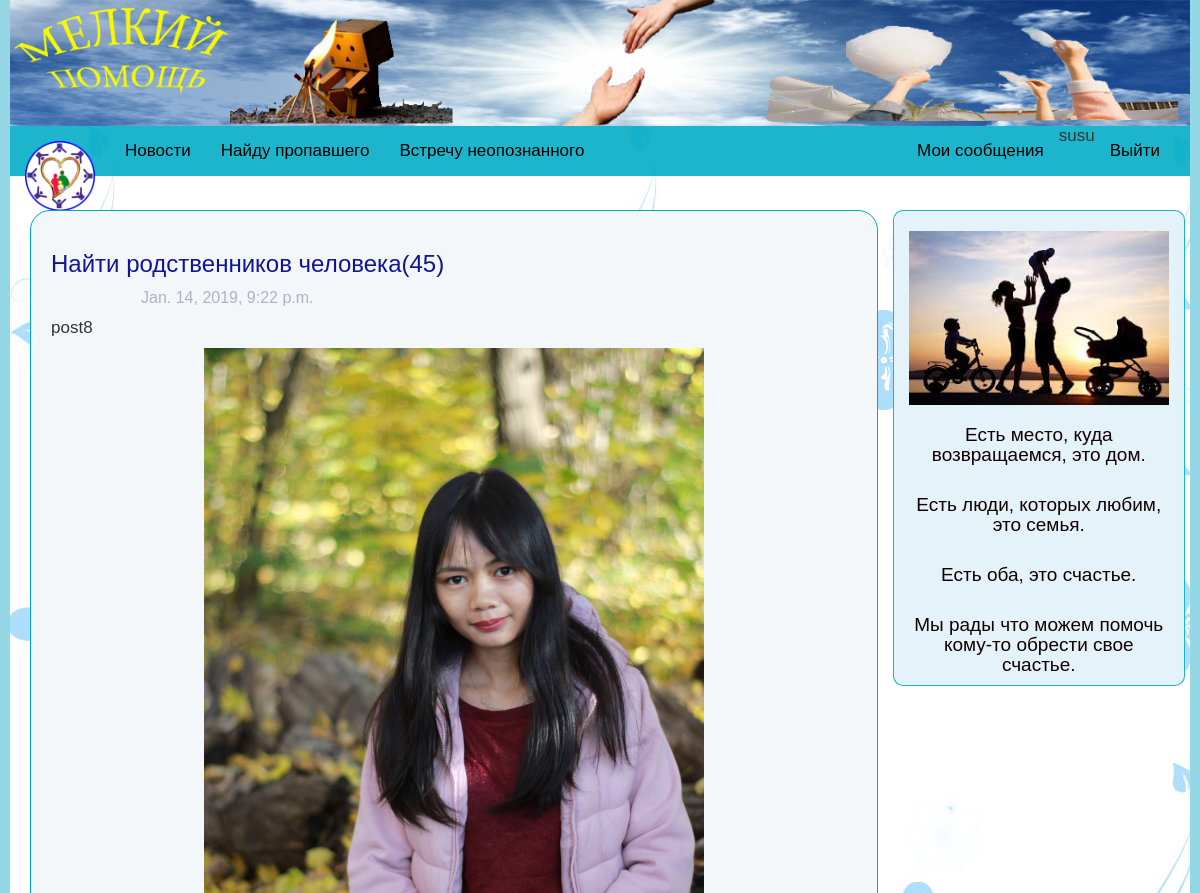
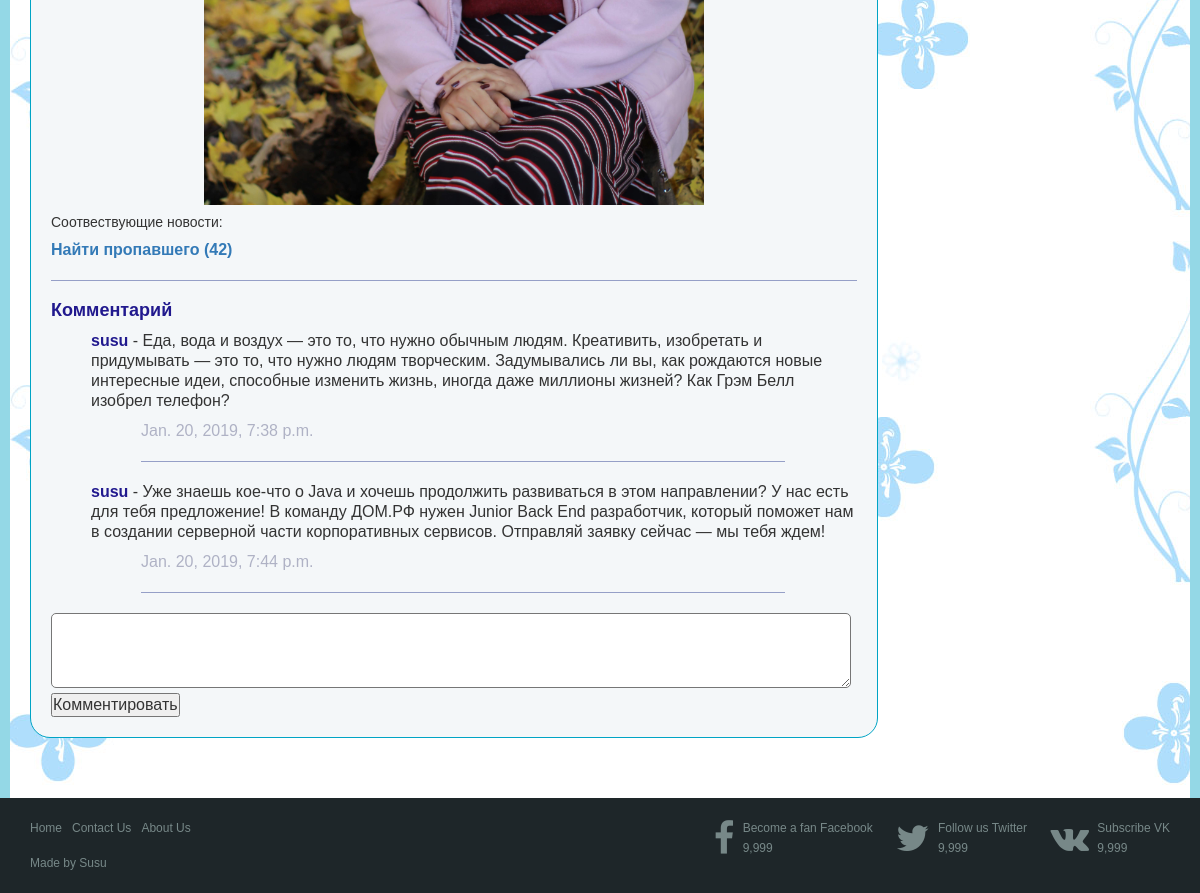
The app's page /post/45/ (signed in) with its own data (2 pictures, top to bottom).
### find/models.py (models this page shows, shortened)
class Post(models.Model):
    text = models.TextField()
    time = models.DateTimeField(default = datetime.datetime.now())
    found = models.BooleanField(default=False)
    user = models.ForeignKey(settings.AUTH_USER_MODEL, on_delete=models.CASCADE, default=None)
    post_type = models.ForeignKey(Post_type, on_delete=models.CASCADE, default=None)
    relative = models.ForeignKey(Relative, on_delete=models.CASCADE, default=None)
    class Admin: pass

class Post_type(models.Model):
    type_name = models.CharField(max_length=50)
    def __str__(self):
        return self.type_name
    class Admin: pass

class Victim(models.Model):
    date = models.DateField()
    place = models.CharField(max_length=100)
    image = models.ImageField(upload_to=path_and_rename_victim, default = 'images/non.png')
    additional_information = models.CharField(max_length=50, null=True)
    post = models.ForeignKey(Post, on_delete=models.CASCADE, default=None, related_name='victim')
    class Admin: pass

class Match(models.Model):
   missing_person = models.ForeignKey(Missing_person, on_delete=models.CASCADE, related_name="missing_person")
   victim = models.ForeignKey(Victim, on_delete=models.CASCADE, related_name="victim_person")
   exactly = models.BooleanField(default=False)
   class Admin: pass

class Missing_person(models.Model):
    name = models.CharField(max_length=50)
    nickname = models.CharField(max_length=20, null=True)
    birthday = models.DateField()
    missing_place = models.CharField(max_length=100)
    missing_time = models.DateField()
    status = models.CharField(max_length=20)
    image = models.ImageField(upload_to=path_and_rename_missing, default = 'images/non.png')
    post = models.ForeignKey(Post, on_delete=models.CASCADE, default=None, related_name='missing')
    class Admin: pass

class Comment(models.Model):
    user = models.ForeignKey(settings.AUTH_USER_MODEL, on_delete=models.CASCADE, default=None)
    post = models.ForeignKey(Post, on_delete=models.CASCADE, related_name='comments')
    content = models.TextField()
    time = models.DateTimeField(auto_now_add=True)

### find/views.py (the view)
# urls.py: path('post/<int:pk>/', views.post_detail, name='post'),
def post_detail(request, pk):
	post = get_object_or_404(models.Post, pk=pk)
	form = forms.CommentForm()
	if request.method == 'POST':
		form = forms.CommentForm(request.POST, user=request.user, post=post)
		if (form.is_valid()):
			form.save()
			return HttpResponseRedirect(request.path)
	return render(request, 'post_detail.html', {'post': post, 'form': form})

### find/forms.py (shortened to what this page needs)
class CommentForm(forms.ModelForm):
	def __init__(self, *args, **kwargs):
		self.user = kwargs.pop('user', None)
		self.post = kwargs.pop('post', None)
		super().__init__(*args, kwargs)
	class Meta:
		model = models.Comment
		fields = ['content']

### templates/post_detail.html (shortened to what this page needs)
{% extends "template.html" %}
{% block css %}
	{% load static %}
	<link rel="stylesheet" href="{% static 'css/post_detail2.css' %}">
{% endblock %}
{% block content %}
<div class="content">
	<h3 id="title">{{post.post_type}}({{post.id}})</h3>
		<p class="time">{{post.time}}</p>
		<p id="text">{{post.text}}</p>
		{% for v in post.victim.all %}
			<div class="image"><img src="{{v.image.url}}" alt=""></div>
			<h5>Соотвествующие новости:</h5>
			{% for vp in v.victim_person.all %}
				<p><strong><a href="/post/{{vp.missing_person.post.id}}">{{vp.missing_person.post.post_type}} ({{vp.missing_person.post.id}})</a></strong></p>
			{% endfor %}
		{% endfor %}
	<hr id="in_content" width="100%" align="center">
	<div class="comments">
		<h4><strong>Комментарий</strong></h4>
		{% for comment in post.comments.all %}
			<p class="comment"><strong class="author">{{comment.user}}</strong>  -  {{comment.content}}</p>
			<p class="time">{{comment.time}}</p>
			<hr id="in_comment" width="80%" align="center">
		{% endfor %}
		{% if user.username %}
			<form action="{% url 'post' post.id %}" method='POST'>
				{{form.content}}
				<br>
				<input type="submit" value="Комментировать">
			</form>
		{% else %}
			<p>Только полноправные пользователи могут оставлять комментарии. Войдите, пожалуйста!</p>
		{% endif%}
		</div>
</div>
{% endblock %}

### templates/template.html (shortened to what this page needs)
<!DOCTYPE html>
<html lang="ru">
	<head>
		<link rel="stylesheet" href="https://maxcdn.bootstrapcdn.com/bootstrap/3.3.6/css/bootstrap.min.css">
		<link rel="stylesheet" href="https://cdnjs.cloudflare.com/ajax/libs/font-awesome/4.7.0/css/font-awesome.min.css">
		{% load static %}
		<link rel="stylesheet" href="{% static 'css/template4.css' %}">
		{% block css %}{% endblock %}
	</head>
	<body>
		<div class="background1">
			<div class="banner" width="100%">
				<img width="100%" src="{% static 'images/banner.jpg' %}" alt="">
			</div>
			<div class="background2">
		<nav class="navbar navbar-inverse" role="navigation">
			<div class="container-fluid">
				<div class="navbar-header">
					<a class="navbar-brand" href="/"><img src="{% static 'images/logo2.png' %}" alt=""></a>
				</div>
				<div class="collapse navbar-collapse navbar-ex1-collapse">
					<ul class="nav navbar-nav">
						<li><a href="/posts">Новости</a></li>
						<li><a href="/post_missing">Найду пропавшего</a></li>
						<li><a href="/post_victim">Встречу неопознанного</a></li>
					</ul>
					<ul class="nav navbar-nav navbar-right">
						{% if user.username %}
							<li><a href="/mypost">Мои сообщения</a></li>
							<li><p>{{ user.username }}</p></li>
							<li><a href="{% url 'logout' %}">Выйти</a></li>
						{% else %}
							<li><a href="{% url 'login' %}">Войти</a></li>
							<li><a href="/regis">Регистрация</a></li>
						{% endif %}
					</ul>
				</div>
			</div>
		</nav>
		<div class="container body">
			<div class="row">
				<div class="col-xs-12 col-sm-12 col-md-9 col-lg-9">
					{% block content %}{% endblock %}
				</div>
				<div class="col-xs-12 col-sm-12 col-md-3 col-lg-3 maxim">
					<img src="{% static 'images/family3.jpg' %}" class="img-responsive" alt=""><br>
					<p>Есть место, куда возвращаемся, это дом.</p><br>
					<p>Есть люди, которых любим, это семья.</p><br>
					<p>Есть оба, это счастье.</p><br>
					<p>Мы рады что можем помочь кому-то обрести свое счастье.</p>
				</div>
			</div>
		</div>
	    </div>
	    </div>
	    <footer>
			<div class="bar">
			    <div class="bar-wrap">
			        <ul class="links">
			            <li><a href="/">Home</a></li>
			            <li><a href="#">Contact Us</a></li>
			            <li><a href="/about">About Us</a></li>
			        </ul>
			        <div class="social">
			            <a href="#" class="fb">
			                <span  class="icon fa fa-facebook"></span>
			                <span class="info">
			                    <span class="follow">Become a fan Facebook</span>
			                    <span class="num">9,999</span>
			                </span>
			            </a>
			            <a href="#" class="tw">
			                <span class="icon fa fa-twitter"></span>
			                <span class="info">
			                    <span class="follow">Follow us Twitter</span>
			                    <span class="num">9,999</span>
			                </span>
			            </a>
			            <a href="#" class="rss">
			                <span class="icon fa fa-vk"></span>
			                <span class="info">
			                    <span class="follow">Subscribe VK</span>
			                    <span class="num">9,999</span>
			                </span>
			            </a>
			        </div>
			        <div class="copyright">Made by Susu</div>
			    </div>
			</div>
	    </footer>
	</body>
</html>

### templates/static/css/template4.css (style rules this page uses)
body { font: 13px/20px 'Lucida Grande', Tahoma, Verdana, sans-serif; }
.background2 { background: url(../images/bg.jpg); padding-bottom: 40px; }
.background1 { padding-left: 10px; padding-right: 10px; background-color: #94d8e6; }
.navbar { background-color: #00acc5e3; font-size: 17px; border: 0px; border-radius: 0px; }
.navbar-brand>img { width: 70px; }
.navbar-inverse .navbar-nav>li>a { color: black; }
.content { border: 1px solid #00a4c5; background-color: #f4f7f9; border-radius: 20px; margin-bottom: 20px; margin-top: 14px; padding-left: 20px; padding-right: 20px; padding-bottom: 20px; }
.maxim { border: 1px solid #00acc5e3; padding-top: 20px; border-radius: 10px; color: #110000; background-color: #e4f2f9; margin-top: 14px; text-align: center; font-size: 19px; }
.content > p { text-align: justify; }
* { margin: 0; padding: 0; }
body { font-family: 'Verdana', sans-serif; font-size: 16px; }
a { text-decoration: none; -webkit-transition: all .2s linear; -moz-transition: all .2s linear; -ms-transition: all .2s linear; -o-transition: all .2s linear; transition: all .2s linear; }
footer .bar { background-color: #1E2629; padding: 20px 0; }
footer .bar-wrap { font-size: 12px; margin: 0 auto; max-width: 1200px; position: relative; width: 95%; }
.links { float: left; list-style: none outside none; position: relative; }
.links li { float: left; margin-right: 10px; }
.links a { color: #778888; }
.social { position: absolute; right: 0; top: 0; }
.social a { color: #778888; margin-left: 20px; }
.social .icon { display: inline-block; font-size: 36px; margin-right: 5px; vertical-align: middle; -webkit-transition: -webkit-transform .3s linear; -moz-transition: -moz-transform .3s linear; -ms-transition: -ms-transform .3s linear; -o-transition: -o-transform .3s linear; transition: transform .3s linear; }
.social .info { display: inline-block; vertical-align: middle; }
.social .info .follow { display: block; }
.social .info .num { display: block; }
.copyright { color: #778888; margin-top: 5px; }

### templates/static/css/post_detail2.css (style rules this page uses)
.content { padding-top: 20px; }
.content img { width: 500px; }
textarea#id_content { width: 800px; height: 75px; border-radius: 5px; }
p#text { font-size: 17px; }
h3#title { color: #111498; }
hr#in_content { border-top: 1px solid #959fc7; }
.image { text-align: center; }
strong.author { color: #21198e; }
p.time { color: #afb2c5; padding-left: 90px; }
hr#in_comment { border-top: 1px solid #959fc7; margin-left: 90px; }
p.comment { margin-left: 40px; }
.comments > h4 { color: #21198e; }

### records on screen
Post: post_type "Найти родственников человека", id "45", time "Jan. 14, 2019, 9:22 p.m.", text "post8"
Victim: image (picture)
Match: missing_person.post.post_type "Найти пропавшего", missing_person.post.id "42"
Comment: user "susu", content "Еда, вода и воздух — это то, что нужно обычным людям. Креативить, изобретать и придумывать — это то, что нужно людям творческим. Задумывались ли вы, как рождаются новые интересные идеи, способные изменить жизнь, иногда даже миллионы жизней? Как Грэм Белл изобрел телефон?", time "Jan. 20, 2019, 7:38 p.m."
Comment: user "susu", content "Уже знаешь кое-что о Java и хочешь продолжить развиваться в этом направлении? У нас есть для тебя предложение! В команду ДОМ.РФ нужен Junior Back End разработчик, который поможет нам в создании серверной части корпоративных сервисов. Отправляй заявку сейчас — мы тебя ждем!", time "Jan. 20, 2019, 7:44 p.m."

### other values on screen
{{ user.username }} "susu"
